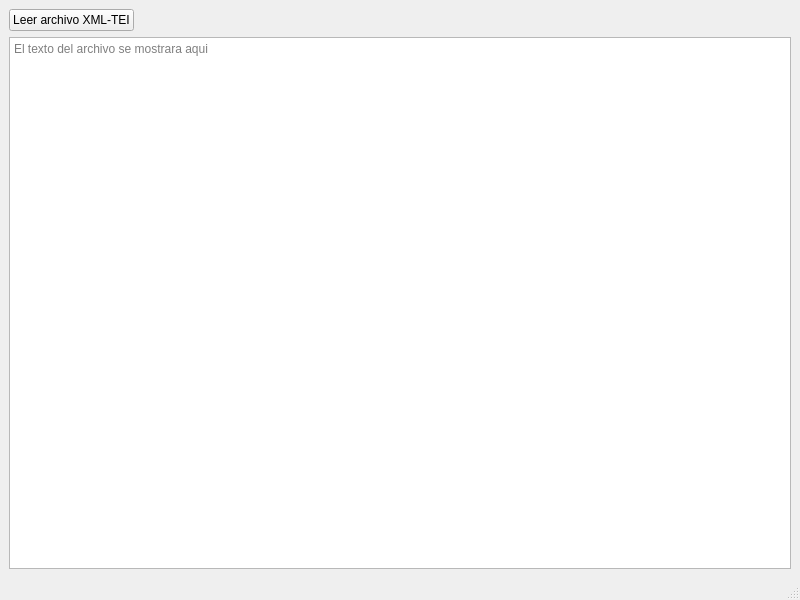
<?xml version="1.0" encoding="UTF-8"?>
<ui version="4.0">
 <class>MainWindow</class>
 <widget class="QMainWindow" name="MainWindow">
  <property name="geometry">
   <rect>
    <x>0</x>
    <y>0</y>
    <width>800</width>
    <height>600</height>
   </rect>
  </property>
  <property name="windowTitle">
   <string>Analisis de Literatura</string>
  </property>
  <widget class="QWidget" name="centralwidget">
   <layout class="QVBoxLayout" name="layoutPrincipal">
    <item>
     <layout class="QHBoxLayout" name="layoutBotones">
      <item>
       <widget class="QPushButton" name="botonLeerXmlTei">
        <property name="text">
         <string>Leer archivo XML-TEI</string>
        </property>
       </widget>
      </item>
      <item>
       <spacer name="espaciadorBotones">
        <property name="orientation">
         <enum>Qt::Horizontal</enum>
        </property>
        <property name="sizeHint" stdset="0">
         <size>
          <width>40</width>
          <height>20</height>
         </size>
        </property>
       </spacer>
      </item>
     </layout>
    </item>
    <item>
     <widget class="QPlainTextEdit" name="visorTexto">
      <property name="readOnly">
       <bool>true</bool>
      </property>
      <property name="placeholderText">
       <string>El texto del archivo se mostrara aqui</string>
      </property>
     </widget>
    </item>
   </layout>
  </widget>
  <widget class="QMenuBar" name="menubar">
   <property name="geometry">
    <rect>
     <x>0</x>
     <y>0</y>
     <width>800</width>
     <height>22</height>
    </rect>
   </property>
  </widget>
  <widget class="QStatusBar" name="statusbar"/>
 </widget>
 <resources/>
 <connections/>
</ui>
